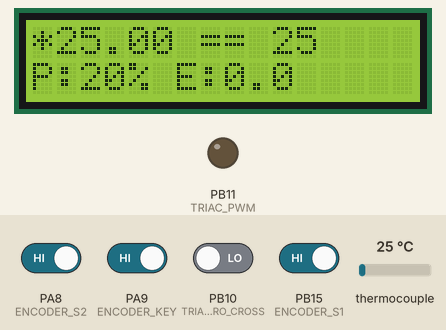
This sketch was run on a simulated STM32 Blue Pill. On the bench: 16×2 character LCD, output pins drawn as LEDs (lit = HIGH). Inputs (shaded band) come from the test bench; at power-on: PA8 (ENCODER_S2), PA9 (ENCODER_KEY), PB15 (ENCODER_S1) HIGH, PB10 (TRIAC_ZERO_CROSS) LOW, thermocouple 25 °C.

Above: at 1.6 s.
1.7 s: thermocouple set to 6 °C
At 3.5 s:
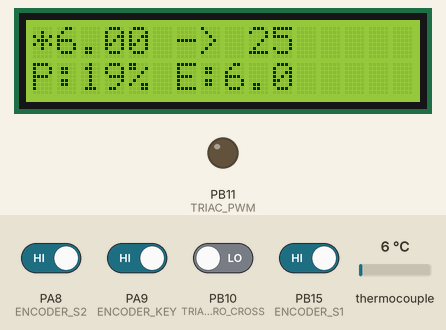
4.5 s: PB10 (TRIAC_ZERO_CROSS) driven HIGH
At 5.0 s:
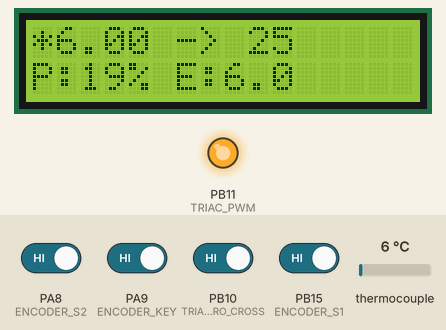
7.5 s: PB15 (ENCODER_S1) driven LOW
At 8.0 s:
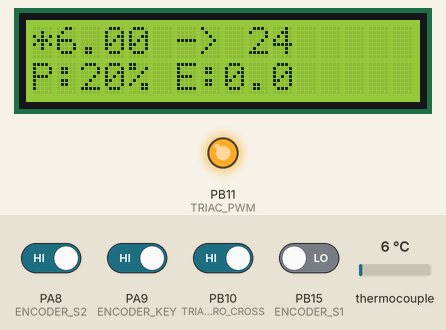
10.5 s: thermocouple set to 75 °C
At 13.1 s:
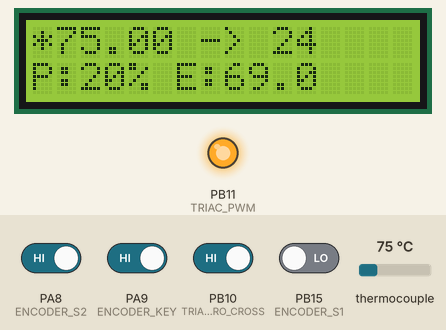
13.5 s: thermocouple set to 150 °C
At 15.5 s:
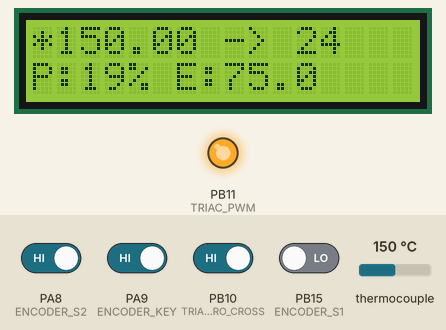
Timing chart, 0 to 17.0 s (numbered marks = the images above; inputs shaded):
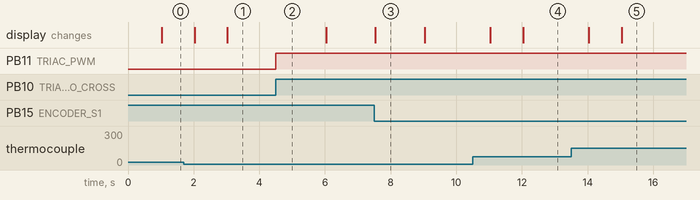

The sketch:

BottomHeater.ino
```cpp
#include <HardwareTimer.h>
#include <Wire.h>
#include <LiquidCrystal_I2C.h>
#include <max6675.h>

#define MODE_TEMP 1
#define MODE_POWER 2

#define MAXCLK PA10
#define MAXCS PA11
#define MAXDO PA12

#define ENCODER_S1 PB15  //PB13
#define ENCODER_S2 PA8   //PB14
#define ENCODER_KEY PA9  //PB15

#define TRIAC_ZERO_CROSS PB10
#define TRIAC_PWM PB11

MAX6675 thermocouple(MAXCLK, MAXCS, MAXDO);
LiquidCrystal_I2C lcd(0x27, 16, 2);  // set the LCD address to 0x27 for a 16 chars and 2 line display
HardwareTimer outTimer(TIM3);

int mode = MODE_TEMP;
float temp = 0;
float prevTemp = 0;
float prevTemp3sec = 0;
unsigned long prevMillis = 0;

int count = 0;
float heat_eff = 0;
int desiredTemp = 0;
bool tempChanged = false;
volatile int power = 20;  // 0 - 100
bool powerChanged = false;
int powerDelay = 0;  // 1-9999 for 50Hz
const int measurementCycles = 3;
unsigned long prevRotation = 0;

void setup() {
  lcd.init();
  lcd.init();
  lcd.backlight();

  desiredTemp = thermocouple.readCelsius();

  pinMode(ENCODER_S1, INPUT_PULLUP);
  pinMode(ENCODER_S2, INPUT_PULLUP);
  pinMode(ENCODER_KEY, INPUT_PULLUP);
  pinMode(TRIAC_ZERO_CROSS, INPUT);
  pinMode(TRIAC_PWM, OUTPUT);

  // Button pressed on start
  if (digitalRead(ENCODER_KEY) == LOW) {
    mode = MODE_POWER;
  }

  attachInterrupt(digitalPinToInterrupt(TRIAC_ZERO_CROSS), ZeroCross, RISING);
  attachInterrupt(digitalPinToInterrupt(ENCODER_S1), EncoderRotate, FALLING);
  //attachInterrupt(digitalPinToInterrupt(ENCODER_KEY), EncoderKey, FALLING);

  printPower(power, heat_eff);
}

void printTemp(float temp1, int temp2) {
  lcd.setCursor(0, 0);
  lcd.print("                ");
  lcd.setCursor(0, 0);
  if (mode == MODE_TEMP) {
    lcd.print("*");
  }
  lcd.print(temp1);

  if (int(temp1) == temp2) {
    lcd.print(" == ");
  } else {
    lcd.print(" -> ");
  }

  lcd.print(temp2);
}

void printPower(int power, float heat_eff) {
  lcd.setCursor(0, 1);
  lcd.print("                ");
  lcd.setCursor(0, 1);
  if (mode == MODE_POWER) {
    lcd.print("*");
  }
  lcd.print("P:" + String(power) + "% ");
  lcd.print("E:" + String(heat_eff, 1));
}

void timerTriac() {
  digitalWrite(TRIAC_PWM, HIGH);
}

void ZeroCross() {
  digitalWrite(TRIAC_PWM, LOW);

  outTimer.pause();
  outTimer.attachInterrupt(timerTriac);
  outTimer.setOverflow(powerDelay, MICROSEC_FORMAT);
  outTimer.refresh();
  outTimer.resume();
}

void EncoderRotate() {
  if (mode == MODE_TEMP) {
    EncoderRotateTemp();
  } else {
    EncoderRotatePower();
  }
}

void EncoderKey() {
  if (mode == MODE_TEMP) {
    EncoderKeyTemp();
  } else {
    EncoderKeyPower();
  }
}

void EncoderRotateTemp() {
  unsigned long changeValue = 1;
  unsigned long currentRotation = micros();

  if (currentRotation - prevRotation < 10000) {
    changeValue = 20;
  } else if (currentRotation - prevRotation < 20000) {
    changeValue = 10;
  }

  prevRotation = currentRotation;

  if (digitalRead(ENCODER_S1) == LOW && digitalRead(ENCODER_S2) == LOW) {
    desiredTemp += changeValue;
  } else if (digitalRead(ENCODER_S1) == LOW && digitalRead(ENCODER_S2) == HIGH) {
    desiredTemp -= changeValue;
  }

  if (desiredTemp < 0) {
    desiredTemp = 0;
  }

  tempChanged = true;
}

void EncoderKeyTemp() {
  desiredTemp += 10;
  tempChanged = true;
}

void EncoderRotatePower() {
  if (digitalRead(ENCODER_S2) == LOW) {
    power++;
  } else {
    power--;
  }

  // noInterrupts failed on stm32 on main loop so checking here
  if (power > 100) {
    power = 100;
  } else if (power < 0) {
    power = 0;
  } else {
    powerChanged = true;
  }
}

void EncoderKeyPower() {
  power += 10;

  // noInterrupts failed on stm32 on main loop so checking here
  if (power > 100) {
    power = 100;
  } else if (power < 0) {
    power = 0;
  }

  powerChanged = true;
}

void setPowerDelay(int power) {
  powerDelay = (100 - power) * 100;
}

void loopPower() {
  unsigned long nowMillis = millis();

  if (prevMillis + 1000 < nowMillis) {
    temp = thermocouple.readCelsius();
    if (temp != prevTemp) {
      tempChanged = true;
      prevTemp = temp;
      printTemp(temp, 0);
    }

    prevMillis = nowMillis;
    count++;

    // 3 секундный счетчик
    if (count == measurementCycles) {
      heat_eff = temp - prevTemp3sec;  // скорость нагрева в 3 секунд
      prevTemp3sec = temp;
      count = 0;
      printPower(power, heat_eff);
    }
  }

  if (powerChanged) {
    setPowerDelay(power);
    printPower(power, heat_eff);
    powerChanged = false;
  }
}

float heat_eff_min;
float heat_eff_max;

void loopTemp() {
  unsigned long nowMillis = millis();

  // каждые 1 сек обновляем температуру
  if (prevMillis + 1000 < nowMillis) {
    temp = thermocouple.readCelsius();
    if (temp != prevTemp) {
      tempChanged = true;
      prevTemp = temp;
    }

    prevMillis = nowMillis;

    count++;

    // 3 sec loop
    if (count == measurementCycles) {
      count = 0;
      heat_eff = temp - prevTemp3sec;
      prevTemp3sec = temp;

      // нагрев
      if (desiredTemp > temp) {
        float diff = desiredTemp - temp;
        if (diff > 50) {
          power = diff / 2;
        } else {
          heat_eff_min = diff / 15;
          heat_eff_max = diff / 10;

          if (heat_eff < heat_eff_min) {
            power++;
          }
          if (heat_eff > heat_eff_max) {
            power--;
          }
        }
      } else if (desiredTemp < temp) {  // охлаждение
        if (heat_eff > 0) {
          power--;
        }
      } else {  // Required temp acquired
        if (heat_eff > 0.5) {
          power--;
        } else if (heat_eff < 0.5) {
          power++;
        }
      }

      if (power > 100) {
        power = 100;
      } else if (power < 0) {
        power = 0;
      }

      setPowerDelay(power);
      printPower(power, heat_eff);
    }  // measurementCycles
  }    // 1 sec loop

  // покрутили ручку или произошел нагрев
  if (tempChanged) {
    printTemp(temp, desiredTemp);
    tempChanged = false;
  }
}

void loop() {
  if (mode == MODE_TEMP) {
    loopTemp();
  } else if (mode = MODE_POWER) {
    loopPower();
  }
}
```

Measured:
- after the input at 1.7 s, the display: first changes after 0.33 s (image 1 shows a later state)
- after the input at 4.5 s, PB11 (TRIAC_PWM): LOW → HIGH at once
- after the input at 7.5 s, the display: changes at once (image 3)
- after the input at 10.5 s, the display: first changes after 0.54 s (image 4 shows a later state)
- after the input at 13.5 s, the display: first changes after 0.54 s (image 5 shows a later state)
- what the display in image 3 shows lasts 1.5 s, from 7.5 s to 9.0 s
